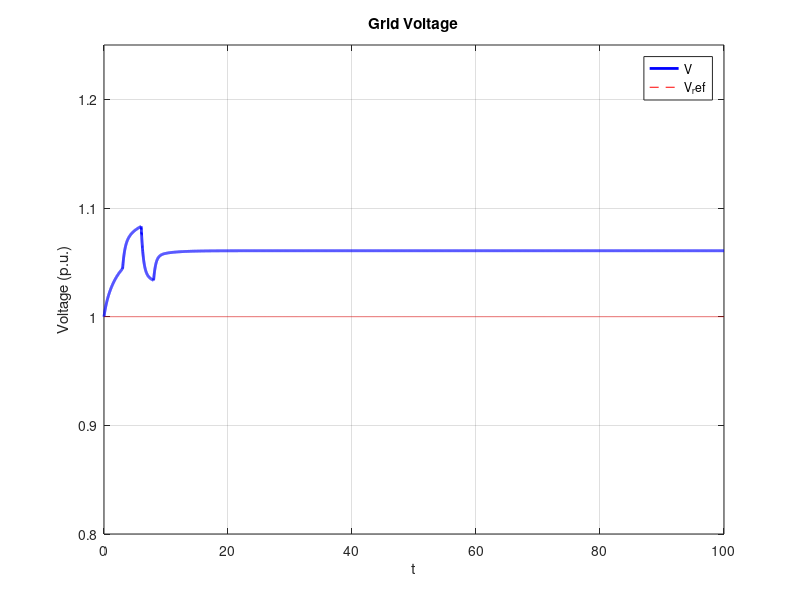
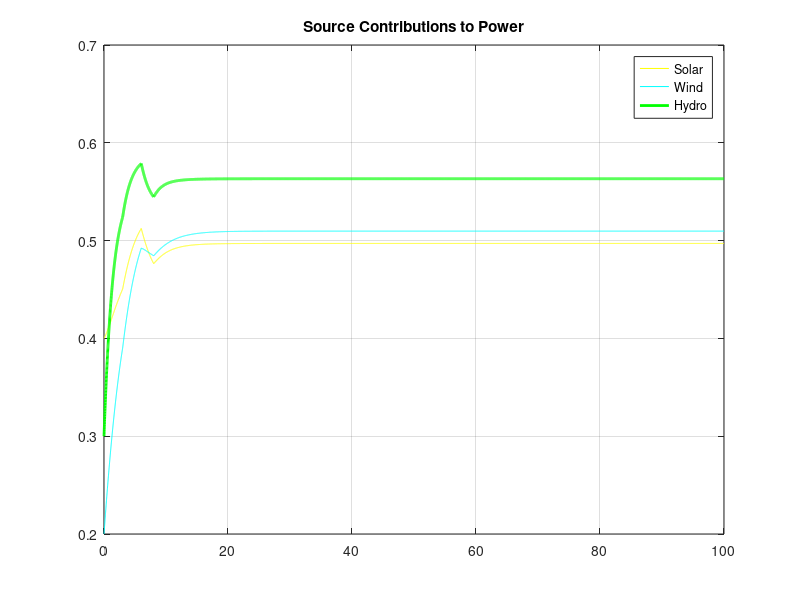
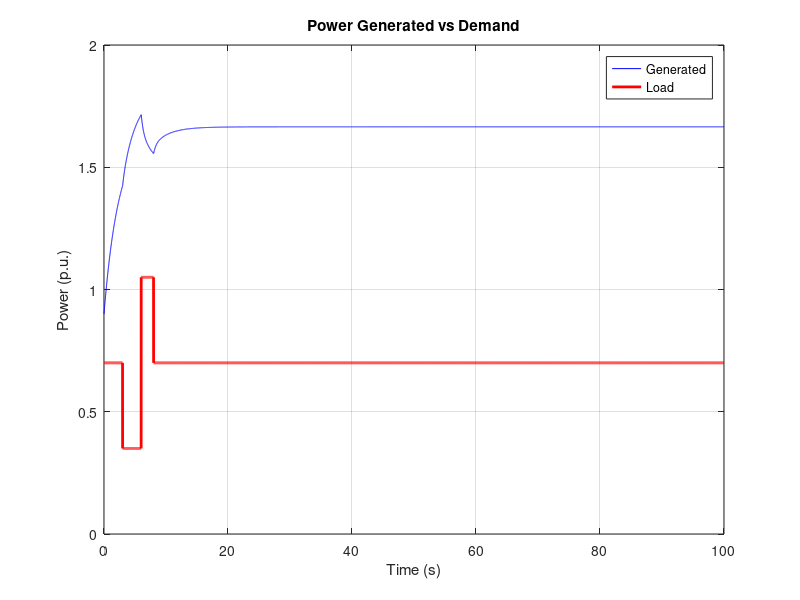

Write the MATLAB code that produced these figures, in order.
clc; clear; close all;


t = 0: 0.01:100;% time span
dt = 0.01;
N = length(t);

%constant parameters
V_ref = 1.0; % pu
omega_ref = 1.0; %pu
C_eq = 5; % equivalent capacitance
lambda = 3; % voltage regulation damping coefficient
Kf_solar = 5; % frequency gain of solar
Kf_wind = 4; % frequency gain of wind
Kf_hydro = 3;% frequency gain of hydro

% Source control parameters
alpha_solar = 0.2; % ramp up rate solar
beta_solar = 0.3;% ramp down rates for solar
alpha_wind = 0.15; %ramp up rate wind
beta_wind = 0.2;% ramp down rates for wind
alpha_hydro = 0.4;% ramp up rate hydro
beta_hydro = 0.4;% ramp down rates for hydro

% Initial conditions
V = ones(1, N); 
omega = omega_ref * ones(1, N); 
theta = zeros(1, N);
G_solar = zeros(1, N); 
G_wind = zeros(1, N); 
G_hydro = zeros(1, N);
G_solar(1) = 0.4; % conductance of solar
G_wind(1) = 0.2; % conductance of wind
G_hydro(1) = 0.3;% conductance of hydro


P_load= 0.7 * ones(1, N);  % sudden changes in the load
P_total_gen = zeros(1, N);

% Load Scenarios
P_load(t >= 3 & t < 6) = 0.35;% load drop between t=3 and t=6
P_load(t >= 6 & t < 8) = 1.05; % load spiking up at t=6 till balance at t=8

% Function for frequency deviation response
freq_feedback = @(domega, Kf) 1 + Kf * abs(domega);

% Euler method
for i = 1:N-1
    % power generated from each source
    P_solar = G_solar(i) * V(i);
    P_wind = G_wind(i) * V(i);
    P_hydro = G_hydro(i) * V(i);
    P_total_gen(i) = P_solar + P_wind + P_hydro;

    % Frequency deviation
    delta_omega = omega(i) - omega_ref;

    % Source activations
    dG_solar_dt = alpha_solar * (1 - G_solar(i)) * freq_feedback(delta_omega, Kf_solar) - beta_solar * G_solar(i);
    dG_wind_dt  = alpha_wind  * (1 - G_wind(i))  * freq_feedback(delta_omega, Kf_wind)  - beta_wind * G_wind(i);
    dG_hydro_dt = alpha_hydro * (1 - G_hydro(i)) * freq_feedback(delta_omega, Kf_hydro) - beta_hydro * G_hydro(i);

    % Euler integration
    G_solar(i+1) = max(0, min(1, G_solar(i) + dt * dG_solar_dt));
    G_wind(i+1)  = max(0, min(1, G_wind(i)  + dt * dG_wind_dt));
    G_hydro(i+1) = max(0, min(1, G_hydro(i) + dt * dG_hydro_dt));

    % Voltage regulation
    dV_dt = (1 / C_eq) * ((P_total_gen(i)/V(i)) - (P_load(i)/V(i))) - lambda * (V(i) - V_ref);
    V(i+1) = max(0.8, min(1.2, V(i) + dt * dV_dt));

    % Update theta and omega
    omega(i+1) = omega_ref + 0.1 * (P_total_gen(i) - P_load(i));
    theta(i+1) = theta(i) + dt * omega(i);
end

% Final power generation value
P_total_gen(end) = G_solar(end)*V(end) + G_wind(end)*V(end) + G_hydro(end)*V(end);

% Plotting the graphs
% graph of grid voltage
figure;
plot(t, V, 'b', 'LineWidth', 2); 
hold on;
plot(t, V_ref * ones(size(t)), 'r--');
title('Grid Voltage');
xlabel('t');
ylabel('Voltage (p.u.)');
ylim([0.8 1.25]);
legend('V','V_ref');
grid on;

% graph of power contributions from the three sources
figure;
plot(t, G_solar, 'y', t, G_wind, 'c', t, G_hydro, 'g', 'LineWidth', 2);
title('Source Contributions to Power'); 
legend('Solar', 'Wind', 'Hydro'); grid on;

% graph to show power balance between the supply and demand
figure;
plot(t, P_total_gen, 'b', t, P_load, 'r', 'LineWidth', 2);
title('Power Generated vs Demand');
xlabel('Time (s)'); 
ylabel('Power (p.u.)');
legend('Generated', 'Load'); 
grid on;
